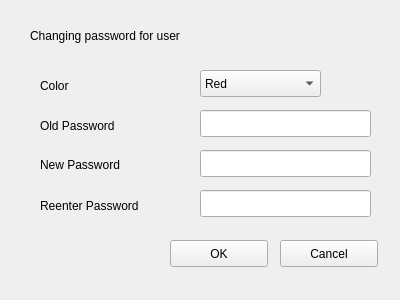
<?xml version="1.0" encoding="UTF-8"?>
<ui version="4.0">
 <class>NewPassword</class>
 <widget class="QWidget" name="NewPassword">
  <property name="geometry">
   <rect>
    <x>0</x>
    <y>0</y>
    <width>400</width>
    <height>300</height>
   </rect>
  </property>
  <property name="windowTitle">
   <string>Form</string>
  </property>
  <widget class="QLabel" name="NewPass">
   <property name="geometry">
    <rect>
     <x>40</x>
     <y>150</y>
     <width>101</width>
     <height>31</height>
    </rect>
   </property>
   <property name="text">
    <string>&lt;html&gt;&lt;head/&gt;&lt;body&gt;&lt;p&gt;New Password&lt;/p&gt;&lt;/body&gt;&lt;/html&gt;</string>
   </property>
  </widget>
  <widget class="QLineEdit" name="oldpassline">
   <property name="geometry">
    <rect>
     <x>200</x>
     <y>110</y>
     <width>171</width>
     <height>27</height>
    </rect>
   </property>
  </widget>
  <widget class="QLabel" name="ColorText">
   <property name="geometry">
    <rect>
     <x>40</x>
     <y>70</y>
     <width>81</width>
     <height>31</height>
    </rect>
   </property>
   <property name="text">
    <string>Color</string>
   </property>
  </widget>
  <widget class="QLabel" name="oldpass">
   <property name="geometry">
    <rect>
     <x>40</x>
     <y>110</y>
     <width>91</width>
     <height>31</height>
    </rect>
   </property>
   <property name="text">
    <string>Old Password</string>
   </property>
  </widget>
  <widget class="QLineEdit" name="RePassLine">
   <property name="geometry">
    <rect>
     <x>200</x>
     <y>190</y>
     <width>171</width>
     <height>27</height>
    </rect>
   </property>
  </widget>
  <widget class="QLabel" name="userName">
   <property name="geometry">
    <rect>
     <x>30</x>
     <y>20</y>
     <width>351</width>
     <height>31</height>
    </rect>
   </property>
   <property name="text">
    <string>Changing password for user</string>
   </property>
  </widget>
  <widget class="QLabel" name="RePassword">
   <property name="geometry">
    <rect>
     <x>40</x>
     <y>190</y>
     <width>131</width>
     <height>31</height>
    </rect>
   </property>
   <property name="text">
    <string>Reenter Password</string>
   </property>
  </widget>
  <widget class="QComboBox" name="comboBox">
   <property name="geometry">
    <rect>
     <x>200</x>
     <y>70</y>
     <width>121</width>
     <height>27</height>
    </rect>
   </property>
   <item>
    <property name="text">
     <string>Red</string>
    </property>
   </item>
   <item>
    <property name="text">
     <string>Blue</string>
    </property>
   </item>
   <item>
    <property name="text">
     <string>Green</string>
    </property>
   </item>
  </widget>
  <widget class="QLineEdit" name="NewPassLine">
   <property name="geometry">
    <rect>
     <x>200</x>
     <y>150</y>
     <width>171</width>
     <height>27</height>
    </rect>
   </property>
  </widget>
  <widget class="QPushButton" name="ok">
   <property name="geometry">
    <rect>
     <x>170</x>
     <y>240</y>
     <width>98</width>
     <height>27</height>
    </rect>
   </property>
   <property name="text">
    <string>OK</string>
   </property>
  </widget>
  <widget class="QPushButton" name="cancel">
   <property name="geometry">
    <rect>
     <x>280</x>
     <y>240</y>
     <width>98</width>
     <height>27</height>
    </rect>
   </property>
   <property name="text">
    <string>Cancel</string>
   </property>
  </widget>
 </widget>
 <resources/>
 <connections/>
</ui>
